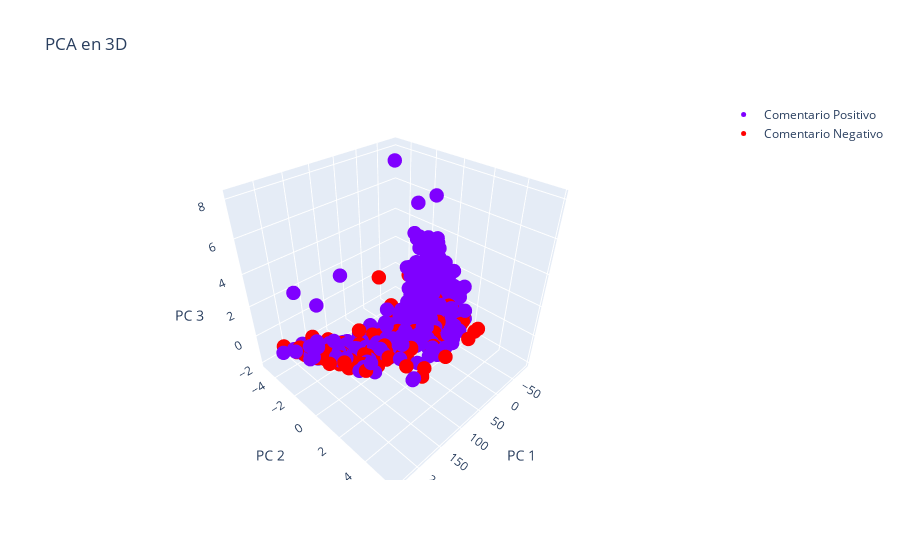

The notebook cell this image was saved under:
### Markdown cell above
#### 3D:

### Code cell
import plotly.graph_objs as go
from sklearn.decomposition import PCA

# Aplicar PCA para reducir a 3 dimensiones
pca = PCA(n_components=3)
X_pca = pca.fit_transform(X)

# Preparar el gráfico
data = []

for i, clase in enumerate(clases_unicas):
    idx = y == clase
    text_labels = [text[j] for j in np.where(idx)[0]]
    trace = go.Scatter3d(
        x=X_pca[idx, 0],
        y=X_pca[idx, 1],
        z=X_pca[idx, 2],
        mode='markers',
        name=labels_names[i],
        marker=dict(
            size=5,
            color=colores_hex[i],
        ),
        text=text_labels,  # Asignar etiquetas para mostrar en tooltips
        hoverinfo='text'  # Configurar el tooltip para mostrar solo el texto
    )
    data.append(trace)

layout = go.Layout(
    title='PCA en 3D',
    scene=dict(
        xaxis=dict(title='PC 1'),
        yaxis=dict(title='PC 2'),
        zaxis=dict(title='PC 3'),
    )
)

fig = go.Figure(data=data, layout=layout)
fig.show()

### Figure 1 — Plotly figure (JSON) as saved in the notebook; plotly's stock layout.template omitted (floating-point values rounded to 4 significant figures; data arrays with more than 128 entries replaced by an {"elided": "..."} marker saying what was removed)
{"data": [{"hoverinfo": "text", "marker": {"color": "#7f00ff", "size": 5}, "mode": "markers", "name": "Comentario Positivo", "text": {"elided": "1234 str values"}, "type": "scatter3d", "x": {"elided": "1234 float values"}, "y": {"elided": "1234 float values"}, "z": {"elided": "1234 float values"}}, {"hoverinfo": "text", "marker": {"color": "#ff0000", "size": 5}, "mode": "markers", "name": "Comentario Negativo", "text": {"elided": "367 str values"}, "type": "scatter3d", "x": {"elided": "367 float values"}, "y": {"elided": "367 float values"}, "z": {"elided": "367 float values"}}], "layout": {"scene": {"xaxis": {"title": {"text": "PC 1"}}, "yaxis": {"title": {"text": "PC 2"}}, "zaxis": {"title": {"text": "PC 3"}}}, "title": {"text": "PCA en 3D"}}}
